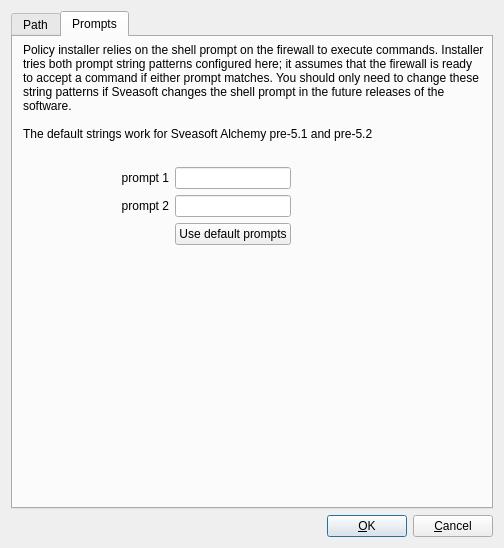
<?xml version="1.0" encoding="UTF-8"?>
<ui version="4.0">
 <class>linksysAdvancedDialog_q</class>
 <widget class="QDialog" name="linksysAdvancedDialog_q">
  <property name="windowModality">
   <enum>Qt::WindowModality::WindowModal</enum>
  </property>
  <property name="geometry">
   <rect>
    <x>0</x>
    <y>0</y>
    <width>504</width>
    <height>548</height>
   </rect>
  </property>
  <property name="windowTitle">
   <string>Linksys/Sveasoft: advanced settings</string>
  </property>
  <layout class="QGridLayout">
   <property name="margin" stdset="0">
    <number>11</number>
   </property>
   <item row="1" column="0">
    <layout class="QHBoxLayout">
     <item>
      <spacer>
       <property name="orientation">
        <enum>Qt::Orientation::Horizontal</enum>
       </property>
       <property name="sizeType">
        <enum>QSizePolicy::Policy::Expanding</enum>
       </property>
       <property name="sizeHint" stdset="0">
        <size>
         <width>20</width>
         <height>20</height>
        </size>
       </property>
      </spacer>
     </item>
     <item>
      <widget class="QPushButton" name="buttonOk">
       <property name="text">
        <string>&amp;OK</string>
       </property>
       <property name="shortcut">
        <string/>
       </property>
       <property name="autoDefault">
        <bool>true</bool>
       </property>
       <property name="default">
        <bool>true</bool>
       </property>
      </widget>
     </item>
     <item>
      <widget class="QPushButton" name="buttonCancel">
       <property name="text">
        <string>&amp;Cancel</string>
       </property>
       <property name="shortcut">
        <string/>
       </property>
       <property name="autoDefault">
        <bool>true</bool>
       </property>
      </widget>
     </item>
    </layout>
   </item>
   <item row="0" column="0">
    <widget class="QTabWidget" name="tabWidget">
     <property name="tabShape">
      <enum>QTabWidget::TabShape::Rounded</enum>
     </property>
     <property name="currentIndex">
      <number>1</number>
     </property>
     <widget class="QWidget" name="TabPage">
      <attribute name="title">
       <string>Path</string>
      </attribute>
      <layout class="QGridLayout" name="gridLayout_130">
       <item row="0" column="1">
        <spacer>
         <property name="orientation">
          <enum>Qt::Orientation::Vertical</enum>
         </property>
         <property name="sizeType">
          <enum>QSizePolicy::Policy::Fixed</enum>
         </property>
         <property name="sizeHint" stdset="0">
          <size>
           <width>20</width>
           <height>20</height>
          </size>
         </property>
        </spacer>
       </item>
       <item row="1" column="0" colspan="4">
        <widget class="QLabel" name="label456">
         <property name="text">
          <string>Specify directory path and a file name for each utility on your firewall machine. Leave these empty if you want to use default values.</string>
         </property>
         <property name="alignment">
          <set>Qt::AlignmentFlag::AlignLeading|Qt::AlignmentFlag::AlignLeft|Qt::AlignmentFlag::AlignVCenter</set>
         </property>
         <property name="wordWrap">
          <bool>true</bool>
         </property>
        </widget>
       </item>
       <item row="2" column="0">
        <widget class="QLabel" name="label453">
         <property name="text">
          <string>iptables:</string>
         </property>
         <property name="alignment">
          <set>Qt::AlignmentFlag::AlignRight|Qt::AlignmentFlag::AlignTrailing|Qt::AlignmentFlag::AlignVCenter</set>
         </property>
         <property name="wordWrap">
          <bool>false</bool>
         </property>
        </widget>
       </item>
       <item row="2" column="1" colspan="2">
        <widget class="QLineEdit" name="linksys_path_iptables"/>
       </item>
       <item row="3" column="0">
        <widget class="QLabel" name="label454">
         <property name="text">
          <string>ip:</string>
         </property>
         <property name="alignment">
          <set>Qt::AlignmentFlag::AlignRight|Qt::AlignmentFlag::AlignTrailing|Qt::AlignmentFlag::AlignVCenter</set>
         </property>
         <property name="wordWrap">
          <bool>false</bool>
         </property>
        </widget>
       </item>
       <item row="3" column="1" colspan="2">
        <widget class="QLineEdit" name="linksys_path_ip"/>
       </item>
       <item row="4" column="0">
        <widget class="QLabel" name="label455">
         <property name="text">
          <string>logger:</string>
         </property>
         <property name="alignment">
          <set>Qt::AlignmentFlag::AlignRight|Qt::AlignmentFlag::AlignTrailing|Qt::AlignmentFlag::AlignVCenter</set>
         </property>
         <property name="wordWrap">
          <bool>false</bool>
         </property>
        </widget>
       </item>
       <item row="4" column="1" colspan="2">
        <widget class="QLineEdit" name="linksys_path_logger"/>
       </item>
       <item row="5" column="0">
        <widget class="QLabel" name="label458">
         <property name="text">
          <string>modprobe:</string>
         </property>
         <property name="alignment">
          <set>Qt::AlignmentFlag::AlignRight|Qt::AlignmentFlag::AlignTrailing|Qt::AlignmentFlag::AlignVCenter</set>
         </property>
         <property name="wordWrap">
          <bool>false</bool>
         </property>
        </widget>
       </item>
       <item row="5" column="1" colspan="2">
        <widget class="QLineEdit" name="linksys_path_modprobe"/>
       </item>
       <item row="6" column="0">
        <widget class="QLabel" name="label459">
         <property name="text">
          <string>lsmod</string>
         </property>
         <property name="alignment">
          <set>Qt::AlignmentFlag::AlignRight|Qt::AlignmentFlag::AlignTrailing|Qt::AlignmentFlag::AlignVCenter</set>
         </property>
         <property name="wordWrap">
          <bool>false</bool>
         </property>
        </widget>
       </item>
       <item row="6" column="1" colspan="2">
        <widget class="QLineEdit" name="linksys_path_lsmod"/>
       </item>
       <item row="7" column="0">
        <widget class="QLabel" name="label455_3">
         <property name="text">
          <string>vconfig</string>
         </property>
         <property name="alignment">
          <set>Qt::AlignmentFlag::AlignRight|Qt::AlignmentFlag::AlignTrailing|Qt::AlignmentFlag::AlignVCenter</set>
         </property>
         <property name="wordWrap">
          <bool>false</bool>
         </property>
        </widget>
       </item>
       <item row="7" column="1" colspan="2">
        <widget class="QLineEdit" name="linksys_path_vconfig"/>
       </item>
       <item row="8" column="0">
        <widget class="QLabel" name="label455_4">
         <property name="text">
          <string>brctl</string>
         </property>
         <property name="alignment">
          <set>Qt::AlignmentFlag::AlignRight|Qt::AlignmentFlag::AlignTrailing|Qt::AlignmentFlag::AlignVCenter</set>
         </property>
         <property name="wordWrap">
          <bool>false</bool>
         </property>
        </widget>
       </item>
       <item row="8" column="1" colspan="2">
        <widget class="QLineEdit" name="linksys_path_brctl"/>
       </item>
       <item row="9" column="0">
        <widget class="QLabel" name="label455_2">
         <property name="text">
          <string>ifenslave</string>
         </property>
         <property name="alignment">
          <set>Qt::AlignmentFlag::AlignRight|Qt::AlignmentFlag::AlignTrailing|Qt::AlignmentFlag::AlignVCenter</set>
         </property>
         <property name="wordWrap">
          <bool>false</bool>
         </property>
        </widget>
       </item>
       <item row="9" column="1" colspan="2">
        <widget class="QLineEdit" name="linksys_path_ifenslave"/>
       </item>
       <item row="10" column="2">
        <spacer>
         <property name="orientation">
          <enum>Qt::Orientation::Vertical</enum>
         </property>
         <property name="sizeType">
          <enum>QSizePolicy::Policy::Expanding</enum>
         </property>
         <property name="sizeHint" stdset="0">
          <size>
           <width>20</width>
           <height>40</height>
          </size>
         </property>
        </spacer>
       </item>
      </layout>
     </widget>
     <widget class="QWidget" name="tab">
      <attribute name="title">
       <string>Prompts</string>
      </attribute>
      <layout class="QGridLayout">
       <property name="margin" stdset="0">
        <number>6</number>
       </property>
       <item row="0" column="0" colspan="4">
        <widget class="QLabel" name="textLabel1">
         <property name="sizePolicy">
          <sizepolicy hsizetype="Expanding" vsizetype="Fixed">
           <horstretch>0</horstretch>
           <verstretch>0</verstretch>
          </sizepolicy>
         </property>
         <property name="text">
          <string>Policy installer relies on the shell prompt on the firewall to execute commands. Installer tries both prompt string patterns configured here; it assumes that the firewall is ready to accept a command if either prompt matches. You should only need to change these string patterns if Sveasoft changes the shell prompt in the future releases of the software.
&lt;br&gt;
&lt;br&gt;
The default strings work for Sveasoft Alchemy pre-5.1 and pre-5.2</string>
         </property>
         <property name="textFormat">
          <enum>Qt::TextFormat::RichText</enum>
         </property>
         <property name="alignment">
          <set>Qt::AlignmentFlag::AlignLeading|Qt::AlignmentFlag::AlignLeft|Qt::AlignmentFlag::AlignVCenter</set>
         </property>
         <property name="wordWrap">
          <bool>true</bool>
         </property>
         <property name="indent">
          <number>4</number>
         </property>
        </widget>
       </item>
       <item row="5" column="2">
        <spacer>
         <property name="orientation">
          <enum>Qt::Orientation::Vertical</enum>
         </property>
         <property name="sizeType">
          <enum>QSizePolicy::Policy::Expanding</enum>
         </property>
         <property name="sizeHint" stdset="0">
          <size>
           <width>20</width>
           <height>80</height>
          </size>
         </property>
        </spacer>
       </item>
       <item row="4" column="1" colspan="2">
        <widget class="QPushButton" name="useDefaultPrompts">
         <property name="text">
          <string>Use default prompts</string>
         </property>
        </widget>
       </item>
       <item row="2" column="1" colspan="2">
        <widget class="QLineEdit" name="linksys_prompt1"/>
       </item>
       <item row="3" column="0">
        <widget class="QLabel" name="label453_2_2">
         <property name="text">
          <string>prompt 2</string>
         </property>
         <property name="alignment">
          <set>Qt::AlignmentFlag::AlignRight|Qt::AlignmentFlag::AlignTrailing|Qt::AlignmentFlag::AlignVCenter</set>
         </property>
         <property name="wordWrap">
          <bool>false</bool>
         </property>
        </widget>
       </item>
       <item row="3" column="1" colspan="2">
        <widget class="QLineEdit" name="linksys_prompt2"/>
       </item>
       <item row="2" column="3">
        <spacer>
         <property name="orientation">
          <enum>Qt::Orientation::Horizontal</enum>
         </property>
         <property name="sizeType">
          <enum>QSizePolicy::Policy::Expanding</enum>
         </property>
         <property name="sizeHint" stdset="0">
          <size>
           <width>30</width>
           <height>20</height>
          </size>
         </property>
        </spacer>
       </item>
       <item row="2" column="0">
        <widget class="QLabel" name="label453_2">
         <property name="text">
          <string>prompt 1</string>
         </property>
         <property name="alignment">
          <set>Qt::AlignmentFlag::AlignRight|Qt::AlignmentFlag::AlignTrailing|Qt::AlignmentFlag::AlignVCenter</set>
         </property>
         <property name="wordWrap">
          <bool>false</bool>
         </property>
        </widget>
       </item>
       <item row="4" column="0">
        <spacer>
         <property name="orientation">
          <enum>Qt::Orientation::Horizontal</enum>
         </property>
         <property name="sizeType">
          <enum>QSizePolicy::Policy::Fixed</enum>
         </property>
         <property name="sizeHint" stdset="0">
          <size>
           <width>150</width>
           <height>20</height>
          </size>
         </property>
        </spacer>
       </item>
       <item row="1" column="1">
        <spacer>
         <property name="orientation">
          <enum>Qt::Orientation::Vertical</enum>
         </property>
         <property name="sizeType">
          <enum>QSizePolicy::Policy::Fixed</enum>
         </property>
         <property name="sizeHint" stdset="0">
          <size>
           <width>20</width>
           <height>20</height>
          </size>
         </property>
        </spacer>
       </item>
      </layout>
     </widget>
    </widget>
   </item>
  </layout>
 </widget>
 <layoutdefault spacing="6" margin="11"/>
 <tabstops>
  <tabstop>linksys_path_iptables</tabstop>
  <tabstop>linksys_path_ip</tabstop>
  <tabstop>linksys_path_logger</tabstop>
  <tabstop>linksys_path_modprobe</tabstop>
  <tabstop>linksys_path_lsmod</tabstop>
  <tabstop>linksys_path_vconfig</tabstop>
  <tabstop>linksys_path_brctl</tabstop>
  <tabstop>linksys_path_ifenslave</tabstop>
  <tabstop>buttonOk</tabstop>
  <tabstop>buttonCancel</tabstop>
  <tabstop>linksys_prompt1</tabstop>
  <tabstop>linksys_prompt2</tabstop>
  <tabstop>useDefaultPrompts</tabstop>
  <tabstop>tabWidget</tabstop>
 </tabstops>
 <resources/>
 <connections>
  <connection>
   <sender>buttonOk</sender>
   <signal>clicked()</signal>
   <receiver>linksysAdvancedDialog_q</receiver>
   <slot>accept()</slot>
   <hints>
    <hint type="sourcelabel">
     <x>20</x>
     <y>20</y>
    </hint>
    <hint type="destinationlabel">
     <x>20</x>
     <y>20</y>
    </hint>
   </hints>
  </connection>
  <connection>
   <sender>buttonCancel</sender>
   <signal>clicked()</signal>
   <receiver>linksysAdvancedDialog_q</receiver>
   <slot>reject()</slot>
   <hints>
    <hint type="sourcelabel">
     <x>20</x>
     <y>20</y>
    </hint>
    <hint type="destinationlabel">
     <x>20</x>
     <y>20</y>
    </hint>
   </hints>
  </connection>
  <connection>
   <sender>useDefaultPrompts</sender>
   <signal>clicked()</signal>
   <receiver>linksysAdvancedDialog_q</receiver>
   <slot>setDefaultPrompts()</slot>
   <hints>
    <hint type="sourcelabel">
     <x>20</x>
     <y>20</y>
    </hint>
    <hint type="destinationlabel">
     <x>20</x>
     <y>20</y>
    </hint>
   </hints>
  </connection>
 </connections>
 <slots>
  <slot>setDefaultPrompts()</slot>
 </slots>
</ui>
